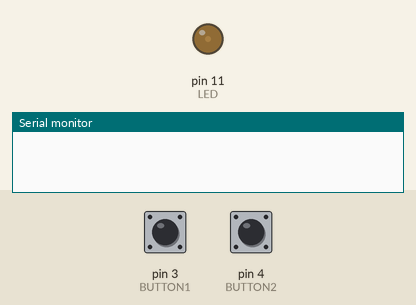
Recording of a sketch running on a simulated Arduino Uno, built with avr-gcc and run on an emulated ATmega328P. Shown: output pins drawn as LEDs (lit = HIGH), the last lines printed to the serial monitor. Inputs (shaded band) come from the test bench; at power-on: pin 3 (BUTTON1) HIGH, pin 4 (BUTTON2) LOW.

Above: at 1.2 s.
1.3 s: pin 3 (BUTTON1) pulled LOW for 1 s
At 2.6 s:
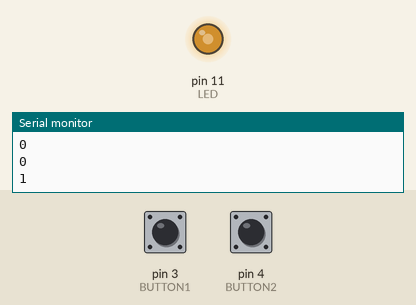
3.8 s: pin 4 (BUTTON2) pulled HIGH for 3.2 s
At 4.3 s:
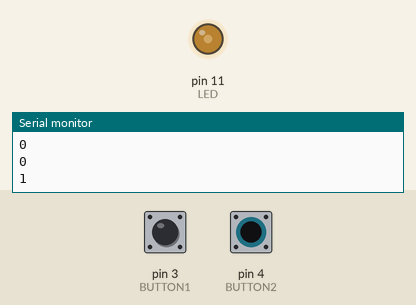
8.5 s: pin 3 (BUTTON1) pulled LOW for 0.15 s
At 9.9 s:
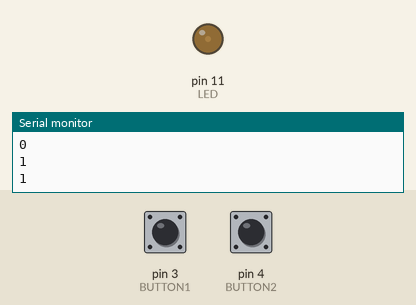
10.2 s: pin 4 (BUTTON2) pulled HIGH for 0.15 s
At 10.45 s:
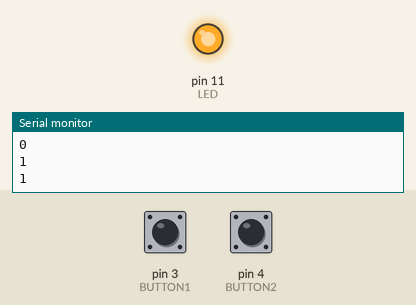
Timing chart, 0 to 13.0 s (numbered marks = the images above; inputs shaded):
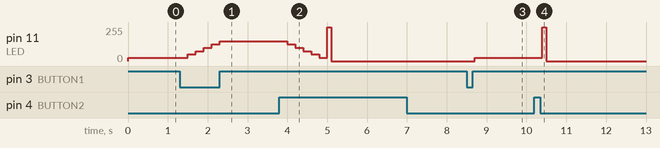

Measured:
- after the input at 1.3 s, pin 11 (LED): moves from 25/255 to 150/255 over 0.80 s, starting after 0.20 s
- after the input at 3.8 s, pin 11 (LED): 150/255 → 125/255 after 0.20 s, → 100/255 0.20 s later, → 75/255 0.20 s later, → 50/255 0.20 s later, … (7 changes in this stretch)
- after the input at 8.5 s, pin 11 (LED): 0/255 → 25/255 after 0.20 s
- after the input at 10.2 s, pin 11 (LED): 25/255 → 255/255 after 0.20 s, → 0/255 0.10 s later

The sketch:

2nutbam.ino
```cpp
#define BUTTON1 3
#define BUTTON2 4
#define LED 11

int i = 25;

void setup() {
  pinMode(BUTTON1, INPUT);
  pinMode(BUTTON2, INPUT);
  pinMode(LED, OUTPUT);
  Serial.begin(9600);
}

void nhay(int n) {
  for (int j = 1; j <= n; j++) {
    digitalWrite(LED, HIGH);
    delay(100);
    digitalWrite(LED, LOW);
    delay(100);
  }
}
void loop() {
  // put your main code here, to run repeatedly:
  //Serial.println(digitalRead(BUTTON2));
  analogWrite(LED, i);
  if (digitalRead(BUTTON1) == 0 && i <= 225) {
    i = i + 25;
    delay(200);
    Serial.println(digitalRead(BUTTON1));
    if (i == 250) {
      nhay(3);
      return 0;
    }
  }
  if (digitalRead(BUTTON2) == 1 && i >= 25) {
    i = i - 25;
    delay(200);
    //Serial.println(digitalRead(BUTTON2));
    if (i == 0) {
      nhay(1);
      return 0;
    }
  }
}
```
